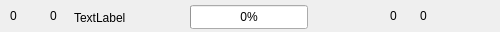
<?xml version="1.0" encoding="UTF-8"?>
<ui version="4.0">
 <class>SMAction</class>
 <widget class="QWidget" name="SMAction">
  <property name="geometry">
   <rect>
    <x>0</x>
    <y>0</y>
    <width>500</width>
    <height>32</height>
   </rect>
  </property>
  <property name="sizePolicy">
   <sizepolicy hsizetype="Expanding" vsizetype="Fixed">
    <horstretch>0</horstretch>
    <verstretch>32</verstretch>
   </sizepolicy>
  </property>
  <property name="minimumSize">
   <size>
    <width>500</width>
    <height>32</height>
   </size>
  </property>
  <property name="windowTitle">
   <string>Form</string>
  </property>
  <widget class="QLabel" name="title">
   <property name="geometry">
    <rect>
     <x>74</x>
     <y>10</y>
     <width>101</width>
     <height>16</height>
    </rect>
   </property>
   <property name="text">
    <string>TextLabel</string>
   </property>
  </widget>
  <widget class="QProgressBar" name="progressBar">
   <property name="geometry">
    <rect>
     <x>190</x>
     <y>5</y>
     <width>118</width>
     <height>24</height>
    </rect>
   </property>
   <property name="value">
    <number>0</number>
   </property>
  </widget>
  <widget class="QLabel" name="id">
   <property name="geometry">
    <rect>
     <x>10</x>
     <y>0</y>
     <width>32</width>
     <height>32</height>
    </rect>
   </property>
   <property name="sizePolicy">
    <sizepolicy hsizetype="Fixed" vsizetype="Fixed">
     <horstretch>0</horstretch>
     <verstretch>0</verstretch>
    </sizepolicy>
   </property>
   <property name="minimumSize">
    <size>
     <width>32</width>
     <height>32</height>
    </size>
   </property>
   <property name="maximumSize">
    <size>
     <width>32</width>
     <height>32</height>
    </size>
   </property>
   <property name="text">
    <string>0</string>
   </property>
  </widget>
  <widget class="QLabel" name="status">
   <property name="geometry">
    <rect>
     <x>50</x>
     <y>0</y>
     <width>32</width>
     <height>32</height>
    </rect>
   </property>
   <property name="sizePolicy">
    <sizepolicy hsizetype="Fixed" vsizetype="Fixed">
     <horstretch>0</horstretch>
     <verstretch>0</verstretch>
    </sizepolicy>
   </property>
   <property name="minimumSize">
    <size>
     <width>32</width>
     <height>32</height>
    </size>
   </property>
   <property name="maximumSize">
    <size>
     <width>32</width>
     <height>32</height>
    </size>
   </property>
   <property name="text">
    <string>0</string>
   </property>
  </widget>
  <widget class="QLabel" name="gotype">
   <property name="geometry">
    <rect>
     <x>390</x>
     <y>0</y>
     <width>32</width>
     <height>32</height>
    </rect>
   </property>
   <property name="sizePolicy">
    <sizepolicy hsizetype="Fixed" vsizetype="Fixed">
     <horstretch>0</horstretch>
     <verstretch>0</verstretch>
    </sizepolicy>
   </property>
   <property name="minimumSize">
    <size>
     <width>32</width>
     <height>32</height>
    </size>
   </property>
   <property name="maximumSize">
    <size>
     <width>32</width>
     <height>32</height>
    </size>
   </property>
   <property name="text">
    <string>0</string>
   </property>
  </widget>
  <widget class="QLabel" name="viewid">
   <property name="geometry">
    <rect>
     <x>420</x>
     <y>0</y>
     <width>32</width>
     <height>32</height>
    </rect>
   </property>
   <property name="sizePolicy">
    <sizepolicy hsizetype="Fixed" vsizetype="Fixed">
     <horstretch>0</horstretch>
     <verstretch>0</verstretch>
    </sizepolicy>
   </property>
   <property name="minimumSize">
    <size>
     <width>32</width>
     <height>32</height>
    </size>
   </property>
   <property name="maximumSize">
    <size>
     <width>32</width>
     <height>32</height>
    </size>
   </property>
   <property name="text">
    <string>0</string>
   </property>
  </widget>
 </widget>
 <resources/>
 <connections/>
</ui>
